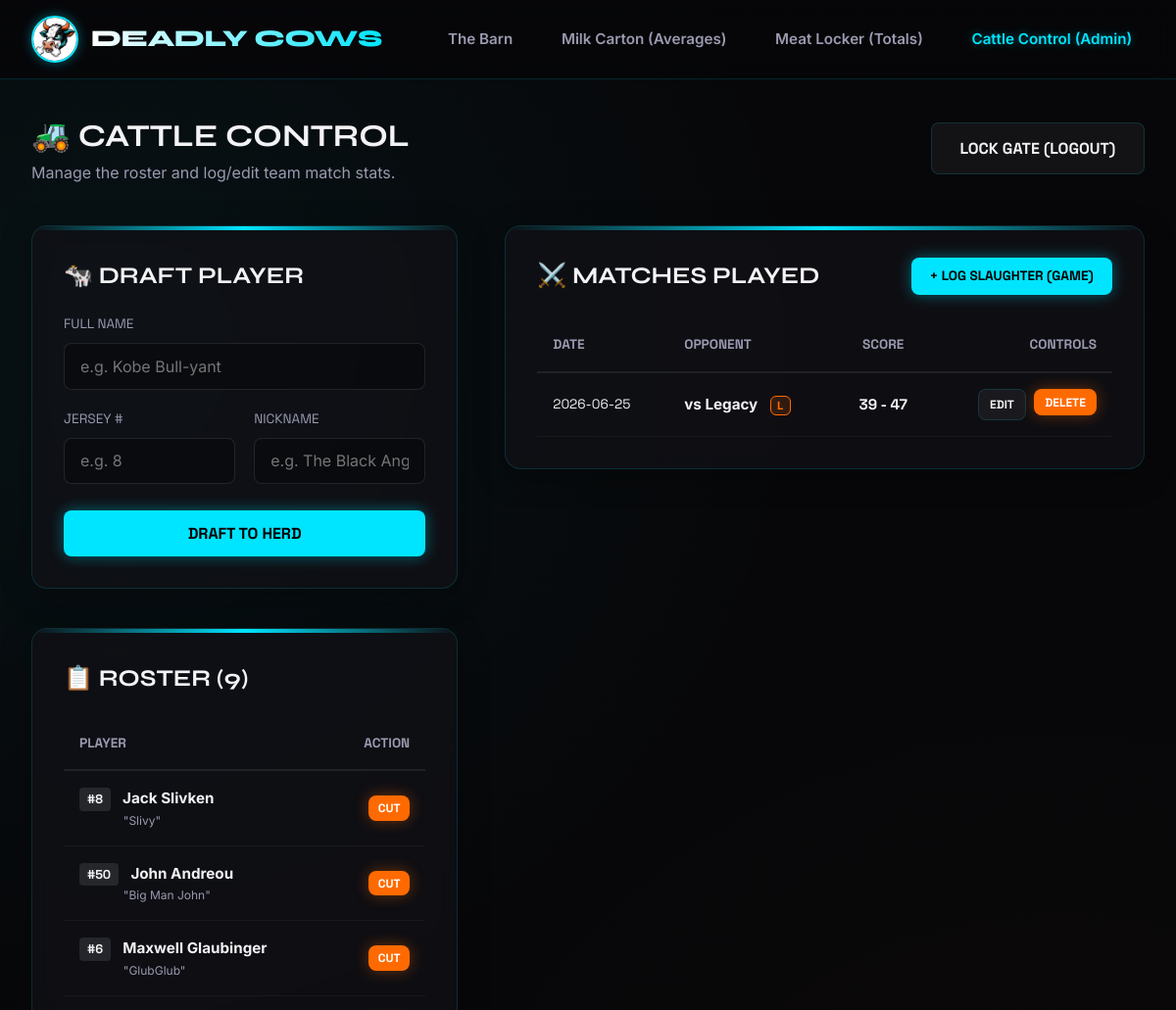
/manage (signed in, upper part), run on an earlier commit of the app's database.
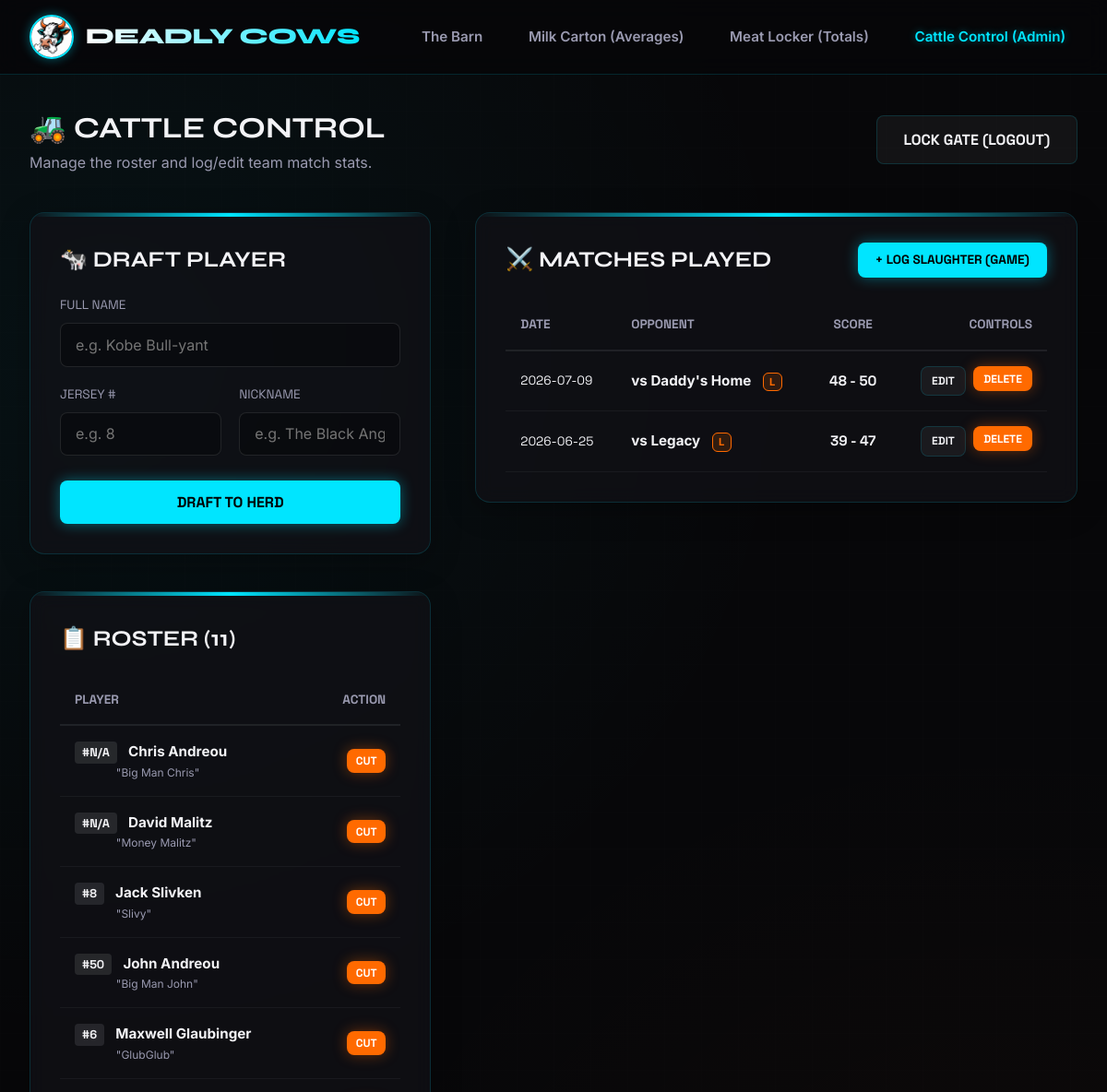
And on a later commit of the database.
### tables this page shows
CREATE TABLE players (
    id INTEGER PRIMARY KEY AUTOINCREMENT,
    name TEXT NOT NULL,
    jersey_number TEXT NOT NULL,
    nickname TEXT NOT NULL
);

CREATE TABLE games (
    id INTEGER PRIMARY KEY AUTOINCREMENT,
    opponent TEXT NOT NULL,
    date TEXT NOT NULL,
    cows_score INTEGER NOT NULL,
    opponent_score INTEGER NOT NULL,
    outcome TEXT NOT NULL, -- 'W' or 'L'
    location TEXT NOT NULL DEFAULT 'The Pasture (Home)'
);

### app.py (the view, shortened to what this page needs)
@app.route('/manage', methods=['GET', 'POST'])
def manage():
    if not is_admin():
        return render_template('manage_login.html')
    players = database.get_all_players()
    games = database.get_all_games()
    return render_template('manage.html', players=players, games=games)

### app.py (called while the page is built)
def is_admin():
    return session.get('logged_in') == True

@app.context_processor
def inject_globals():
    return dict(is_admin=is_admin)

### database.py (called while the page is built)
def get_db_connection():
    conn = sqlite3.connect(DB_PATH)
    conn.execute("PRAGMA foreign_keys = ON;")
    conn.row_factory = sqlite3.Row
    return conn

def get_all_players():
    conn = get_db_connection()
    players = conn.execute('SELECT * FROM players ORDER BY name').fetchall()
    conn.close()
    return players

def get_all_games():
    conn = get_db_connection()
    games = conn.execute('SELECT * FROM games ORDER BY date DESC, id DESC').fetchall()
    conn.close()
    return games

### templates/manage.html (shortened to what the changed rows need)
{% extends 'layout.html' %}
{% block content %}
<div style="display: flex; justify-content: space-between; align-items: center; margin-bottom: 2.5rem; flex-wrap: wrap; gap: 1rem;">
    <div>
        <h1 style="font-family: var(--font-header); text-transform: uppercase;">🚜 Cattle Control</h1>
    </div>
</div>
<div class="admin-grid">
    <div>
        <section class="glass-panel" style="padding: 2rem;">
            <h2 class="glass-panel-title" style="font-size: 1.5rem; margin-bottom: 1.2rem;">🐄 Draft Player</h2>
        </section>
        <section class="glass-panel" style="padding: 2rem;">
            <h2 class="glass-panel-title" style="font-size: 1.5rem; margin-bottom: 1.2rem;">📋 Roster ({{ players | length }})</h2>
            {% if players %}
                <div class="table-wrapper">
                    <table class="stats-table" style="font-size: 0.9rem;">
                        <thead>
                            <tr>
                                <th>Player</th>
                                <th style="text-align: right;">Action</th>
                            </tr>
                        </thead>
                        <tbody>
                            {% for p in players %}
                                <tr>
                                    <td>
                                        <span class="jersey-badge">#{{ p.jersey_number }}</span>
                                        <strong>{{ p.name }}</strong>
                                        <div style="font-size: 0.75rem; color: var(--text-secondary); margin-left: 2.8rem;">
                                            "{{ p.nickname }}"
                                        </div>
                                    </td>
                                    <td style="text-align: right; vertical-align: middle;">
                                        <form action="{{ url_for('delete_player', player_id=p.id) }}" method="POST" onsubmit="return confirm('Send this cow out to pasture? All their career statistics will be lost forever.');">
                                            <button type="submit" class="btn btn-danger" style="font-size: 0.75rem; padding: 0.3rem 0.6rem; font-family: var(--font-mono);">
                                                Cut
                                            </button>
                                        </form>
                                    </td>
                                </tr>
                            {% endfor %}
                        </tbody>
                    </table>
                </div>
            {% else %}
                <p style="color: var(--text-secondary); font-size: 0.9rem;">The barn is empty! Draft some players to start logging stats.</p>
            {% endif %}
        </section>
    </div>
    <div>
        <section class="glass-panel" style="padding: 2rem;">
            <div style="display: flex; justify-content: space-between; align-items: center; margin-bottom: 1.5rem;">
                <h2 class="glass-panel-title" style="font-size: 1.5rem; margin-bottom: 0;">⚔️ Matches Played</h2>
            </div>
            {% if games %}
                <div class="table-wrapper">
                    <table class="stats-table">
                        <thead>
                            <tr>
                                <th>Date</th>
                                <th>Opponent</th>
                                <th style="text-align: center;">Score</th>
                                <th style="text-align: right;">Controls</th>
                            </tr>
                        </thead>
                        <tbody>
                            {% for g in games %}
                                <tr>
                                    <td style="font-family: var(--font-mono); vertical-align: middle; font-size: 0.85rem;">{{ g.date }}</td>
                                    <td style="vertical-align: middle;">
                                        <strong>vs {{ g.opponent }}</strong>
                                        <span class="game-card-outcome outcome-{{ g.outcome | lower }}" style="font-size: 0.7rem; padding: 0.15rem 0.4rem; margin-left: 0.5rem;">
                                            {{ g.outcome }}
                                        </span>
                                    </td>
                                    <td style="text-align: center; font-family: var(--font-mono); font-weight: 700; vertical-align: middle;">
                                        {{ g.cows_score }} - {{ g.opponent_score }}
                                    </td>
                                    <td style="text-align: right; vertical-align: middle;">
                                        <div class="manage-action-buttons" style="justify-content: flex-end;">
                                            <a href="{{ url_for('edit_game', game_id=g.id) }}" class="btn btn-secondary" style="font-size: 0.75rem; padding: 0.35rem 0.7rem; font-family: var(--font-mono);">
                                                Edit
                                            </a>
                                            <form action="{{ url_for('delete_game', game_id=g.id) }}" method="POST" onsubmit="return confirm('Delete this box score? This will remove all stats recorded for this game.');">
                                                <button type="submit" class="btn btn-danger" style="font-size: 0.75rem; padding: 0.35rem 0.7rem; font-family: var(--font-mono);">
                                                    Delete
                                                </button>
                                            </form>
                                        </div>
                                    </td>
                                </tr>
                            {% endfor %}
                        </tbody>
                    </table>
                </div>
            {% else %}
                <div style="text-align: center; padding: 3rem; color: var(--text-secondary);">
                    <p>No matches logged yet. Push the button above to log your first match!</p>
                </div>
            {% endif %}
        </section>
    </div>
</div>
{% endblock %}

What changed in the data, as far as the page shows it:
added players: jersey_number "N/A", name "Chris Andreou", nickname "Big Man Chris"
added players: jersey_number "N/A", name "David Malitz", nickname "Money Malitz"
added games: date "2026-07-09", opponent "Daddy's Home", outcome "L", cows_score "48", opponent_score "50"
Also different on the page:
{{ players | length }}: "9" → "11"
